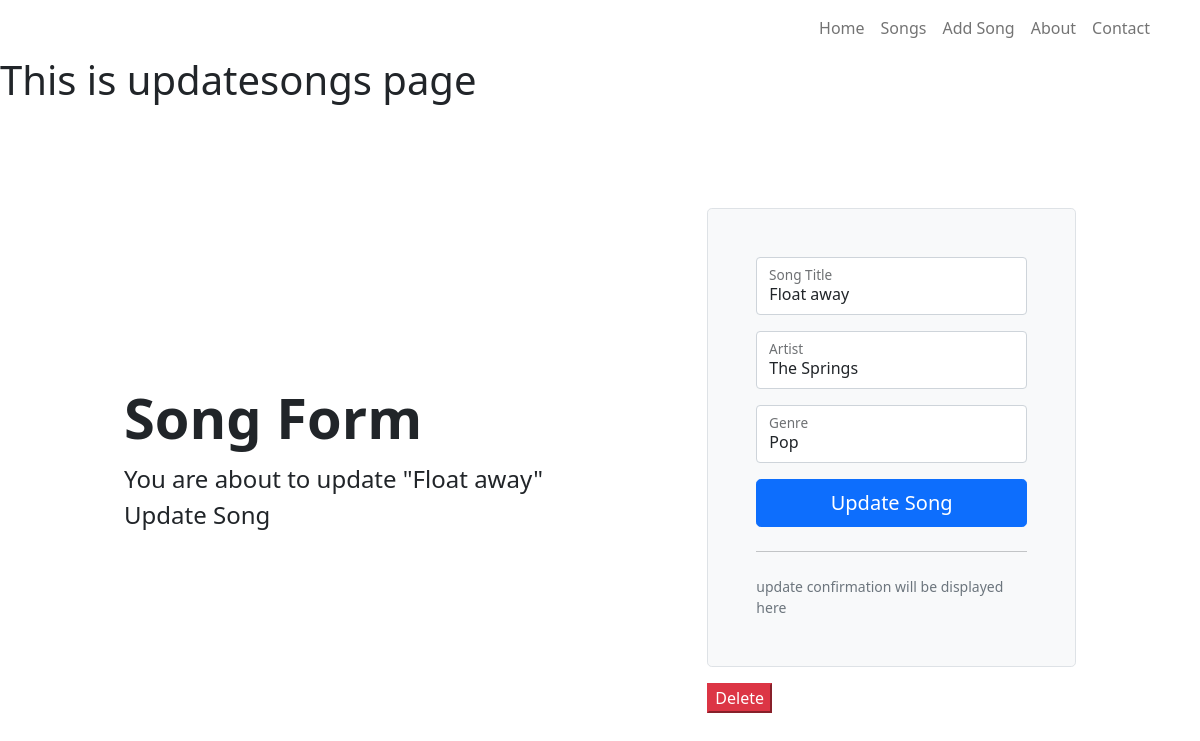
/3/update, run on the app's committed database.
### tables this page shows
CREATE TABLE "songs" (
	"SongID"	INTEGER NOT NULL UNIQUE,
	"Title"	TEXT,
	"Artist"	TEXT,
	"Genre"	TEXT,
	PRIMARY KEY("SongID" AUTOINCREMENT)
);

### app.py (the view, shortened to what this page needs)
@app.route("/<int:songID>/update", methods=("GET","POST"))
def update(songID):
    aSongRecord = getSong(songID)
    return render_template("updatesongs.html", title="Update songs", SongRecord=aSongRecord)

### app.py (called while the page is built)
def musicDBcon():
    conn = sql.connect("PYTHON\Part12 Flask\webflask\c10Sqlite.db")
    conn.row_factory = sql.Row  # we are accesing class row
    return conn

def getSong(recordID):
    songConn = musicDBcon()
    cursor = songConn.cursor()
    aSong = cursor.execute("SELECT * FROM songs WHERE songID =?", (recordID,)).fetchone()
    songConn.close()
    if aSong is None:
        abort(Response(f"No Record {aSong} was found in DB"))
    return aSong

### templates/updatesongs.html (shortened to what this page needs)
{% extends 'base.html' %} {% block content %}
<h1>This is updatesongs page</h1>
<div class="container col-xl-10 col-xxl-8 px-4 py-5">
  <div class="row align-items-center g-lg-5 py-5">
    <div class="col-lg-7 text-center text-lg-start">
      <h1 class="display-4 fw-bold lh-1 mb-3">Song Form</h1>
      <p class="col-lg-10 fs-4">
        {% block title %} You are about to update "{{SongRecord['title']}}" {%
        endblock %} Update Song
      </p>
    </div>
    <div class="col-md-10 mx-auto col-lg-5">
      <form method="post" class="p-4 p-md-5 border rounded-3 bg-light">
        <div class="form-floating mb-3">
          <input
            type="text"
            class="form-control"
            id="Title"
            name="Title"
            placeholder="Song title"
            value="{{request.form['title'] or SongRecord['title']}}"
          />
          <label for="Title">Song Title</label>
        </div>
        <div class="form-floating mb-3">
          <input
            type="text"
            class="form-control"
            id="Title"
            name="Artist"
            placeholder="Song Artist"
            value="{{request.form['Artist'] or SongRecord['Artist']}}"
          />
          <label for="Title">Artist</label>
        </div>
        <div class="form-floating mb-3">
          <input
            type="text"
            class="form-control"
            id="Genre"
            name="Genre"
            placeholder="Song Genre"
            value="{{request.form['Genre'] or SongRecord['Genre']}}"
          />
          <label for="Title">Genre</label>
        </div>
        <button class="w-100 btn btn-lg btn-primary" type="submit">
          Update Song
        </button>
        <hr class="my-4" />
        <small class="text-muted">
          update confirmation will be displayed here</small
        >
      </form>
      <form action="" method="POST">
        <input type="submit" value="Delete" onclick="" class="btn-danger" />
      </form>
    </div>
  </div>
</div>
{% endblock content %}

### data on the page
songs: title "Float away", Title "Float away", Artist "The Springs", Genre "Pop"
